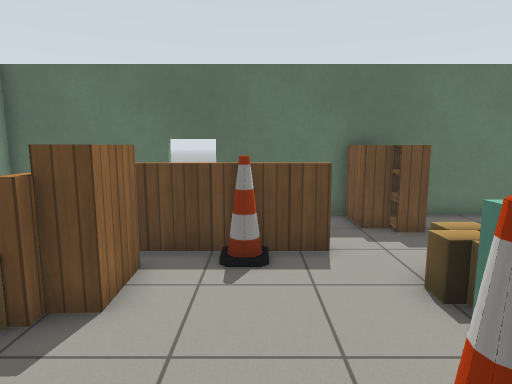
view 1 (above)

16 first-person views from a walk through a robot-simulator world made for Gazebo. The camera is 1.2 m above the floor, tilts 8° down and sees 75° across. The lines on the ground mark 1 m squares. The floor is counted in squares, 0.5 m on a side. Each view is taken from the middle of a square. On the plan, view 1 faces up. The plan holds only what a view shows up to about 20 squares ahead; the rest is blank. Simple patterns stand in for the simulator's built-in surfaces. Some stock models are drawn as simple stand-ins. Some surface patterns are stand-ins.

view 2
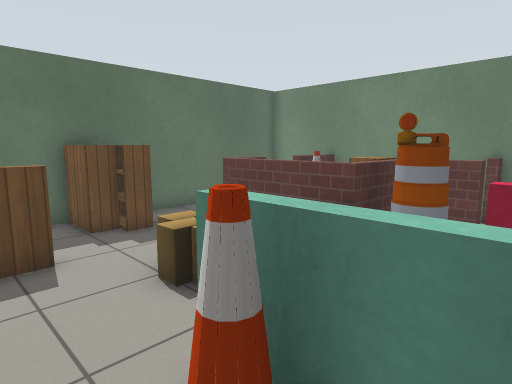

view 3
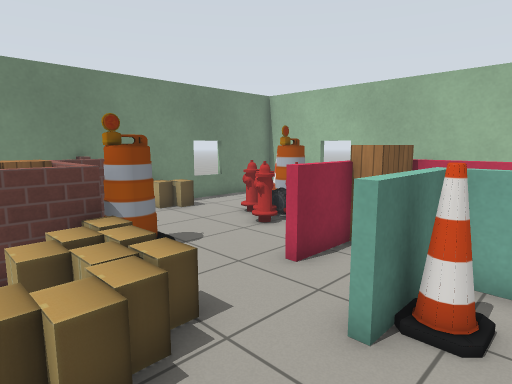

view 4
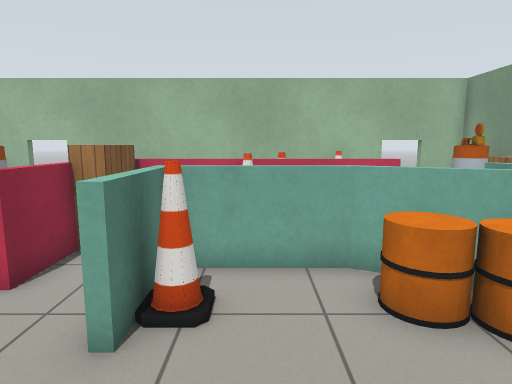

view 5
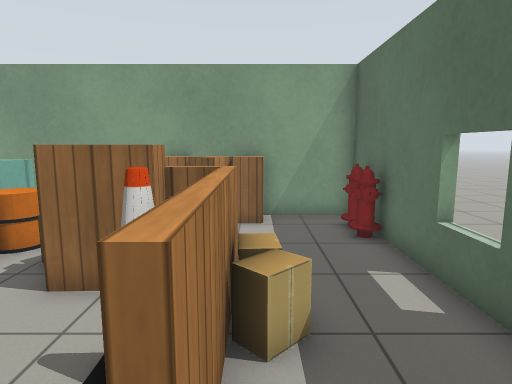

view 6
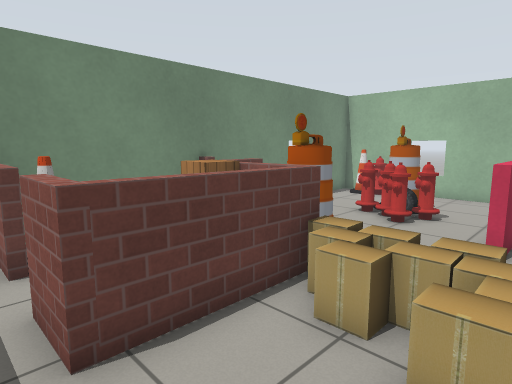

view 7
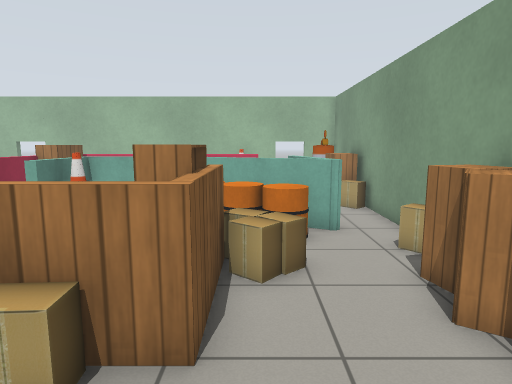

view 8
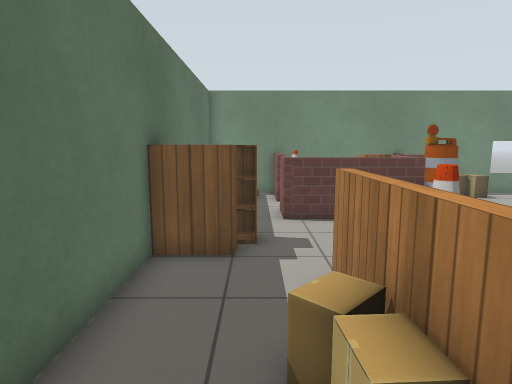

view 9
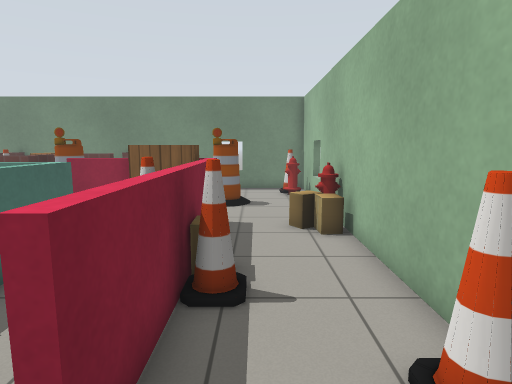

view 10
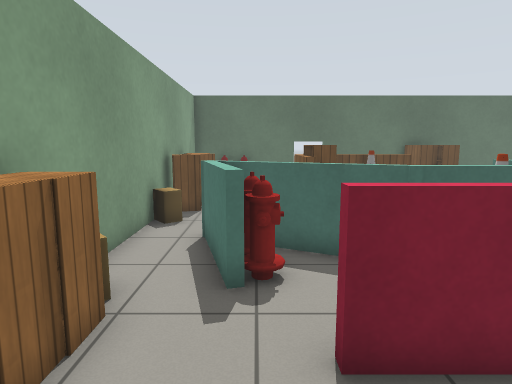

view 11
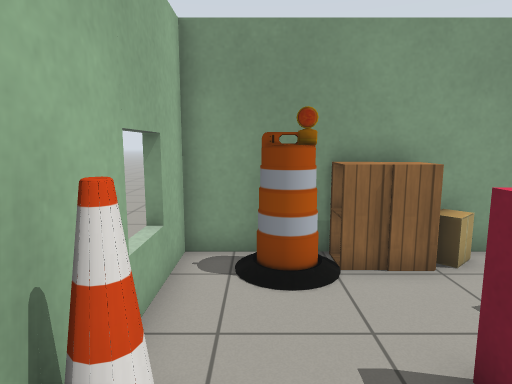

view 12
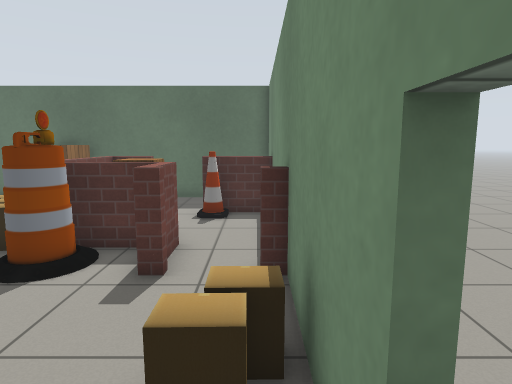

view 13
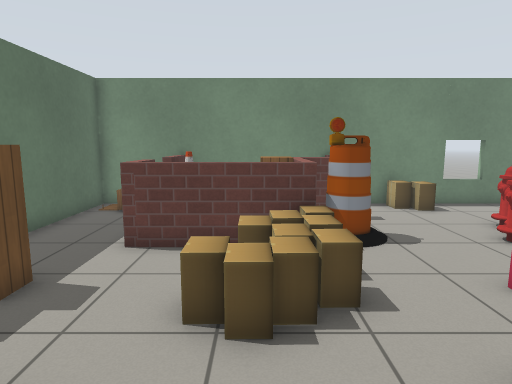

view 14
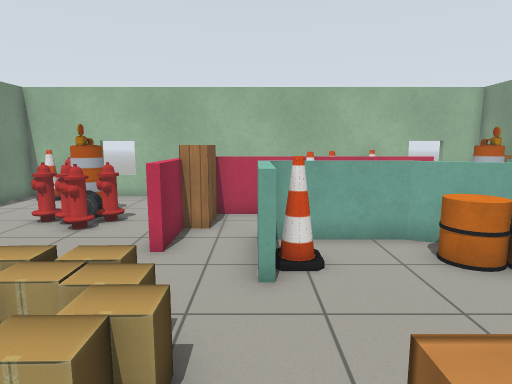

view 15
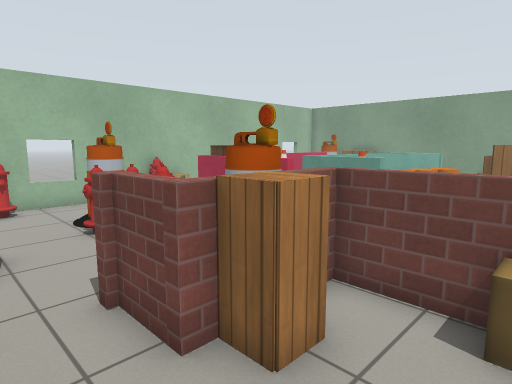

view 16
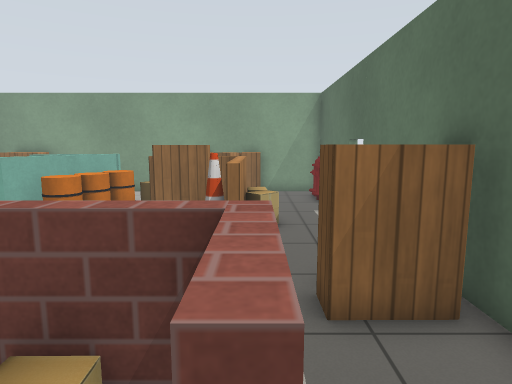

### Floor plan
Points are (right, up) in squares from view 1. A wall is a line through its corners. A room is listed if a view was taken in it or the views show most of it. See-through windows are left out.
Room 1 (views 1, 2, 3, 4, 5, 6, 7, 8, 9, 10, 11, 12, 13, 14, 15, 16)
walls: (2, 2.5) (2, -0.6) (-1.9, -0.6) (-5.9, 1.3); (0.4, 7.6) (1.7, 7.6) (1.7, 7.3) (-2.7, 7.3); (4.1, -1.5) (4.1, 0.7) (4.5, 0.7); (-3.3, 4.1) (-3.3, 4.6); (-3.3, 6.5) (-3.3, 7.6) (-2.4, 7.6); (-3, 7.4) (-3, 6.5); (0.4, -3.5) (3.5, -3.5); (2, -3.8) (0.4, -3.8); (-1.5, -3.8) (-4.1, -3.8) (-4.1, -3.5); (9.8, 1.9) (9.8, 3.6) (6.6, 3.6) (6.6, 8.1) (8.4, 8.1); (8.4, 7.8) (6.9, 7.8) (6.9, 3.9) (10.1, 3.9) (10.1, 2.1); (-5.9, 0.9) (-5.4, -0.7); (2.6, 11.3) (-5.5, 11.3); (-6.4, 1.9) (-1.9, -0.3) (1.7, -0.3) (1.7, 2.5); (-5.7, -0.9) (-6.3, 1.5); (12, 2.2) (12.6, 2.2); (-8.3, 2.4) (-8.3, -1.4); (12.6, 1.9) (12, 1.9); (12.6, 7.8) (10, 7.8); (-7.4, 11.3) (-8.3, 11.3) (-8.3, 8.6); (-8.3, -5.6) (-8.3, -7.6) (12.6, -7.6) (12.6, 11.3) (4.4, 11.3)
low walls: (4.4, -3.4) (4.4, -3.9); (10.4, 1.9) (9.8, 1.9); (-4.1, -3.5) (-1.4, -3.5); (10, 8.1) (12.5, 8.1)
ways out: gap at (-2, 0)
objects: barrel (-8, -6) to (-7, -5); cabinet (-8, -4) to (-7, -4); cabinet (-8, -3) to (-7, -3); cardboard box (-8, -2); cardboard box (-8, 3) to (-8, 4); cabinet (-8, 5) to (-7, 6); cabinet (-8, 6) to (-7, 7); cabinet (-8, 7) to (-7, 8); fire hydrant (-7, 11); fire hydrant (-6, 11); fire hydrant (-5, -1); fire hydrant (-5, 0); barrel (-5, 2) to (-5, 3); cardboard box (-5, 5); barrel (-4, 2); cardboard box (-4, 4); cardboard box (-4, 5); cone (-3, -7); barrel (-3, 1) to (-2, 2); bookshelf (-3, 5) to (-2, 6); cardboard box (-2, 8); cone (-1, -4); cardboard box (-1, 8); cardboard box (0, -4); cone (0, -3); cone (0, 7); cone (1, 1); cardboard box (3, -7); cardboard box (3, 5) to (4, 5); cardboard box (3, 6) to (4, 6); bookshelf (3, 10) to (3, 11); fire hydrant (4, -7); cardboard box (4, -6); bookshelf (4, -3) to (4, -2); cardboard box (4, 4); bookshelf (4, 9) to (4, 11); cardboard box (5, 4); cardboard box (5, 5); cardboard box (6, 4); car (7, -3) to (8, -3); fire hydrant (7, -2) to (7, -1); barrel (7, 2) to (8, 3); cardboard box (7, 7); barrel (8, -4); fire hydrant (8, -2); fire hydrant (9, -3); cabinet (9, 4) to (9, 5); fire hydrant (10, -7); cone (11, -7); cardboard box (11, -1); cone (11, 7); other object (11, 10) to (12, 10); cardboard box (12, -1)

Positions as (right, up) in squares from view 1, and headings:
1: (0, 0), facing up
2: (0, 0), facing up-right
3: (0, 6), facing down-right
4: (0, 6), facing down
5: (3, 8), facing left
6: (3, 9), facing down-right
7: (-4, 11), facing down
8: (-4, 9), facing right
9: (-6, -5), facing right
10: (-5, -7), facing up
11: (-1, -6), facing left
12: (12, -4), facing up
13: (-1, 5), facing right
14: (2, 8), facing down
15: (12, 7), facing down-left
16: (9, 8), facing left
